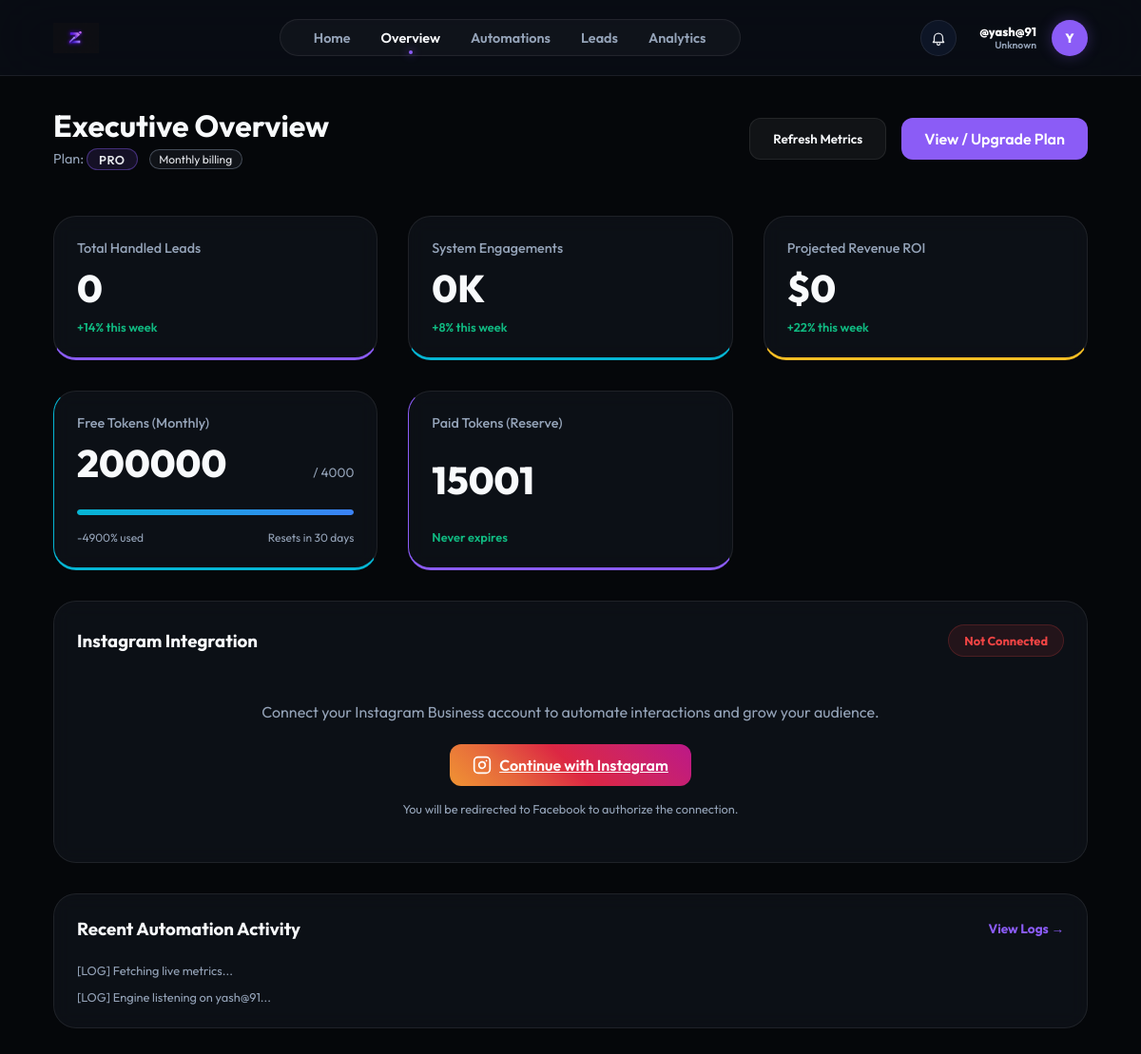
The page /dashboard (signed in) on the database its author committed.
### models.py (models this page shows)
class User(db.Model):
    id = db.Column(db.Integer, primary_key=True)
    username = db.Column(db.String(80), unique=True, nullable=False)
    email = db.Column(db.String(120), unique=True)
    password_hash = db.Column(db.String(256))
    full_name = db.Column(db.String(100))
    fb_user_id = db.Column(db.String(120), unique=True)
    ig_user_id = db.Column(db.String(120), unique=True)
    fb_access_token = db.Column(db.Text)
    ig_access_token = db.Column(db.Text)
    token_expires_at = db.Column(db.DateTime)
    ig_username = db.Column(db.String(100))  # Store Instagram username separately
    ig_password_encrypted = db.Column(db.Text)  # Encrypted password
    ig_session_data = db.Column(db.Text)  # Store session data for direct API
    plan = db.Column(db.String(50), default="Free")
    used_founding_coupon = db.Column(db.Boolean, default=False)
    niche = db.Column(db.String(50))
    bio = db.Column(db.Text)
    avatar = db.Column(db.String(10))
    followers = db.Column(db.Integer, default=0)
    following = db.Column(db.Integer, default=0)
    free_tokens = db.Column(db.Integer, default=4000)
    paid_tokens = db.Column(db.Integer, default=0)
    tokens_reset_at = db.Column(db.DateTime, default=datetime.utcnow)
    is_admin = db.Column(db.Boolean, default=False)
    funnels = db.relationship('Funnel', backref='owner', lazy=True)
    leads = db.relationship('Lead', backref='owner', lazy=True)

### app.py (the view)
@app.route('/dashboard')
def dashboard():
    ctx = get_dashboard_context()
    if not ctx: return redirect(url_for('login_ui'))
    return render_template('dashboard.html', **ctx)

### templates/dashboard.html (shortened to what this page needs)
{% extends "base.html" %}
{% block content %}
<header class="top-bar">
    <div>
        <h1>Executive Overview</h1>
        <div
            style="margin-top: 0.25rem; font-size: 0.9rem; color: var(--text-secondary); display:flex; gap:0.75rem; align-items:center;">
            <span>
                Plan:
                <span
                    style="display: inline-block; padding: 0.15rem 0.75rem; border-radius: 999px; background: rgba(139,92,246,0.12); border: 1px solid rgba(139,92,246,0.4); color: #e5e7eb; font-weight: 600; font-size: 0.8rem; text-transform: uppercase; letter-spacing: 0.04em;">
                    {{ user.plan or 'Free' }}
                </span>
            </span>
            {% if 'Yearly' in (user.plan or '') %}
            <span
                style="display:inline-flex; align-items:center; gap:0.25rem; padding:0.1rem 0.6rem; border-radius:999px; background:rgba(34,197,94,0.08); border:1px solid rgba(34,197,94,0.4); font-size:0.75rem; color:#bbf7d0;">
                <span
                    style="width:6px; height:6px; border-radius:999px; background:#22c55e; box-shadow:0 0 10px rgba(34,197,94,0.8);"></span>
                Yearly billing
            </span>
            {% else %}
            <span
                style="display:inline-flex; align-items:center; gap:0.25rem; padding:0.1rem 0.6rem; border-radius:999px; background:rgba(148,163,184,0.08); border:1px solid rgba(148,163,184,0.4); font-size:0.75rem; color:#e5e7eb;">
                Monthly billing
            </span>
            {% endif %}
        </div>
    </div>
    <div class="actions">
        <button class="btn btn-secondary" onclick="location.reload()">Refresh Metrics</button>
        <a href="{{ url_for('home') }}" class="btn btn-primary" style="text-decoration:none;">
            View / Upgrade Plan
        </a>
    </div>
</header>
<section class="dashboard-grid">
    <div class="card stat-card glow-purple">
        <p class="stat-label">Total Handled Leads</p>
        <h2 class="stat-value">{{ stats.total_leads }}</h2>
        <span class="stat-trend positive">+14% this week</span>
    </div>
    <div class="card stat-card glow-cyan">
        <p class="stat-label">System Engagements</p>
        <h2 class="stat-value">{{ stats.engagements }}</h2>
        <span class="stat-trend positive">+8% this week</span>
    </div>
    <div class="card stat-card glow-gold">
        <p class="stat-label">Projected Revenue ROI</p>
        <h2 class="stat-value">{{ stats.revenue_roi }}</h2>
        <span class="stat-trend positive">+22% this week</span>
    </div>
    <div class="card stat-card glow-cyan" style="border-left-color: #06b6d4;">
        <p class="stat-label">Free Tokens (Monthly)</p>
        <div style="display: flex; justify-content: space-between; align-items: baseline;">
            <h2 class="stat-value" id="free-tokens-count">{{ user.free_tokens }}</h2>
            <span style="font-size: 0.85rem; color: var(--text-secondary);">/ 4000</span>
        </div>
        <div
            style="width: 100%; height: 6px; background: rgba(255,255,255,0.05); border-radius: 10px; margin: 1rem 0; overflow: hidden;">
            {% set used_percentage = ((4000 - user.free_tokens) / 4000 * 100)|round|int %}
            <div id="free-tokens-bar"
                style="width: {{ used_percentage }}%; height: 100%; background: linear-gradient(90deg, #06b6d4, #3b82f6); border-radius: 10px; transition: width 0.5s ease;">
            </div>
        </div>
        <div style="display: flex; justify-content: space-between; font-size: 0.75rem; color: var(--text-secondary);">
            <span id="used-percentage-text">{{ used_percentage }}% used</span>
            <span>Resets in 30 days</span>
        </div>
    </div>
    <div class="card stat-card glow-purple" style="border-left-color: #8b5cf6;">
        <p class="stat-label">Paid Tokens (Reserve)</p>
        <h2 class="stat-value" id="paid-tokens-count">{{ user.paid_tokens }}</h2>
        <span class="stat-trend positive">Never expires</span>
    </div>
    <div class="card full-width">
        <div class="card-header">
            <h3>Instagram Integration</h3>
            {% if user.instagram_connected %}
            <div class="status-pill active"
                style="background: rgba(16, 185, 129, 0.1); color: #10b981; border: 1px solid rgba(16, 185, 129, 0.2); padding: 0.5rem 1rem; border-radius: 20px; font-size: 0.8rem; font-weight: 700;">
                Connected
            </div>
            {% else %}
            <div class="status-pill inactive"
                style="background: rgba(239, 68, 68, 0.1); color: #ef4444; border: 1px solid rgba(239, 68, 68, 0.2); padding: 0.5rem 1rem; border-radius: 20px; font-size: 0.8rem; font-weight: 700;">
                Not Connected
            </div>
            {% endif %}
        </div>
        <div style="padding: 1.5rem; text-align: center;">
            {% if user.instagram_connected %}
            <p style="margin-bottom: 1rem; color: var(--text-secondary);">Your Instagram account is connected and ready!
            </p>
            <button class="btn btn-secondary" onclick="fetchInstagramProfile()" style="margin-right: 1rem;">Refresh
                Profile</button>
            <button class="btn btn-secondary" onclick="fetchInstagramMedia()" style="margin-right: 1rem;">Fetch
                Media</button>
            {% else %}
            <p style="margin-bottom: 1.5rem; color: var(--text-secondary);">Connect your Instagram Business account to
                automate interactions and grow your audience.</p>
            <div style="text-align: center;">
                <a href="{{ url_for('auth_instagram') }}" class="btn btn-primary"
                    style="display: inline-flex; align-items: center; gap: 0.5rem; background: linear-gradient(45deg, #f09433 0%, #e6683c 25%, #dc2743 50%, #cc2366 75%, #bc1888 100%); border: none; padding: 0.75rem 1.5rem; font-size: 1rem;">
                    Continue with Instagram
                </a>
                <p style="margin-top: 1rem; font-size: 0.8rem; color: var(--text-secondary);">
                    You will be redirected to Facebook to authorize the connection.
                </p>
            </div>
            {% endif %}
        </div>
    </div>
    <div class="card activity-card full-width">
        <div class="card-header">
            <h3>Recent Automation Activity</h3>
            <a href="/automations"
                style="color: var(--accent-purple); font-size: 0.85rem; font-weight: 700; text-decoration: none;">View
                Logs →</a>
        </div>
        <div id="mini-log"
            style="display: flex; flex-direction: column; gap: 0.75rem; font-family: 'Fira Code', monospace; font-size: 0.8rem;">
            <span style="color: var(--text-secondary);">[LOG] Fetching live metrics...</span>
            <span style="color: var(--text-secondary);">[LOG] Engine listening on {{ user.username }}...</span>
        </div>
    </div>
</section>
{% endblock %}

### templates/base.html (shortened to what this page needs)
<!DOCTYPE html>
<html lang="en">
<head>
    <link rel="stylesheet" href="{{ url_for('static', filename='css/style.css') }}">
</head>
<body>
    <nav class="top-nav">
        <a href="/dashboard" class="nav-brand">
            <img src="{{ url_for('static', filename='img/logo.png') }}" alt="ZenFlow"
                style="height: 32px; width: auto;">
        </a>
        <div class="nav-links">
            <a href="/" class="nav-link {% if request.path == '/' %}active{% endif %}">Home</a>
            <a href="/dashboard" class="nav-link {% if request.path == '/dashboard' %}active{% endif %}">Overview</a>
            <a href="/automations"
                class="nav-link {% if request.path == '/automations' %}active{% endif %}">Automations</a>
            <a href="/leads" class="nav-link {% if request.path == '/leads' %}active{% endif %}">Leads</a>
            <a href="/analytics" class="nav-link {% if request.path == '/analytics' %}active{% endif %}">Analytics</a>
        </div>
        <div class="nav-user" style="position: relative;">
            <button id="notif-bell" aria-label="Notifications"
                style="width:38px; height:38px; border-radius:999px; border:1px solid var(--glass-border); background:rgba(15,23,42,0.9); display:flex; align-items:center; justify-content:center; cursor:pointer; padding:0; margin-right: 0.5rem;">
            </button>
            <div class="nav-user" style="position: relative; cursor: pointer;" onclick="toggleProfileDropdown(event)">
                <div style="text-align: right;">
                    <p style="font-size: 0.8rem; font-weight: 800; margin: 0; color: white;">@{{ user.username }}</p>
                    <p style="font-size: 0.65rem; color: {{ user.niche_color }}; margin: 0; font-weight: 600;">{{
                        user.niche
                        }}</p>
                </div>
                <div class="nav-avatar">{{ user.avatar or user.username[0]|upper }}</div>
            </div>
    </nav>
    <div class="app-container">
        <main class="main-content">
            {% block content %}{% endblock %}
        </main>
    </div>
</body>
</html>

### static/css/style.css (style rules this page uses)
:root { --bg-dark: #05070a; --card-bg: rgba(16, 20, 28, 0.7); --accent-purple: #8b5cf6; --accent-cyan: #06b6d4; --accent-gold: #fbbf24; --text-primary: #f8fafc; --text-secondary: #94a3b8; --sidebar-width: 260px; --glass-border: rgba(255, 255, 255, 0.08); }
* { margin: 0; padding: 0; box-sizing: border-box; font-family: 'Outfit', sans-serif; }
body { background-color: var(--bg-dark); color: var(--text-primary); overflow-x: hidden; }
.app-container { display: flex; min-height: 100vh; }
.main-content { flex-grow: 1; margin-left: var(--sidebar-width); padding: 2.5rem 3.5rem; }
.top-bar { display: flex; justify-content: space-between; align-items: center; margin-bottom: 3rem; }
.top-bar h1 { font-size: 2rem; font-weight: 700; }
.actions { display: flex; gap: 1rem; }
.btn { padding: 0.75rem 1.5rem; border-radius: 12px; border: none; font-weight: 600; cursor: pointer; transition: all 0.3s ease; }
.btn-primary { background: linear-gradient(135deg, var(--accent-purple), var(--accent-purple-dark)); background-color: var(--accent-purple); color: white; }
.btn-secondary { background: rgba(255, 255, 255, 0.05); color: var(--text-primary); border: 1px solid var(--glass-border); }
.dashboard-grid { display: grid; grid-template-columns: repeat(3, 1fr); gap: 2rem; }
.card { background: var(--card-bg); border: 1px solid var(--glass-border); border-radius: 24px; padding: 1.5rem; backdrop-filter: blur(10px); transition: transform 0.3s ease, border-color 0.3s ease; }
.stat-card { display: flex; flex-direction: column; justify-content: space-between; position: relative; overflow: hidden; }
.stat-label { color: var(--text-secondary); font-size: 0.9rem; font-weight: 500; }
.stat-value { font-size: 2.5rem; font-weight: 800; margin: 0.5rem 0; }
.stat-trend { font-size: 0.8rem; font-weight: 600; }
.positive { color: #10b981; }
.glow-purple { border-bottom: 3px solid var(--accent-purple); }
.glow-cyan { border-bottom: 3px solid var(--accent-cyan); }
.glow-gold { border-bottom: 3px solid var(--accent-gold); }
.full-width { grid-column: span 3; }
.card-header { display: flex; justify-content: space-between; align-items: center; margin-bottom: 1.5rem; }

### templates/base.html (style rules this page uses)
.app-container { flex-direction: column; }
.main-content { margin-left: 0; padding: 2rem 3.5rem; width: 100%; max-width: 1400px; margin: 0 auto; }
.top-nav { display: flex; justify-content: space-between; align-items: center; padding: 1.25rem 3.5rem; background: rgba(10, 14, 22, 0.85); backdrop-filter: blur(30px); border-bottom: 1px solid var(--glass-border); position: sticky; top: 0; z-index: 1000; }
.nav-brand { display: flex; align-items: center; gap: 1rem; text-decoration: none; color: white; font-weight: 800; font-size: 1.4rem; }
.nav-links { display: flex; gap: 2rem; background: rgba(255, 255, 255, 0.03); padding: 0.6rem 2.2rem; border-radius: 40px; border: 1px solid var(--glass-border); box-shadow: inset 0 0 10px rgba(255, 255, 255, 0.02); }
.nav-link { text-decoration: none; color: var(--text-secondary); font-weight: 600; font-size: 0.9rem; transition: all 0.3s cubic-bezier(0.4, 0, 0.2, 1); position: relative; }
.nav-link.active { color: var(--text-primary); }
.nav-link.active::after { content: ''; position: absolute; bottom: -8px; left: 50%; transform: translateX(-50%); width: 4px; height: 4px; background: var(--accent-purple); border-radius: 50%; box-shadow: 0 0 10px var(--accent-purple); }
.nav-user { display: flex; align-items: center; gap: 1rem; }
.nav-avatar { width: 38px; height: 38px; background: var(--accent-purple); border-radius: 50%; display: flex; align-items: center; justify-content: center; font-weight: 800; font-size: 0.85rem; color: white; box-shadow: 0 0 15px rgba(139, 92, 246, 0.3); }

### rows shown on the page
User: username "yash@91", niche "Unknown", plan "PRO", free_tokens "200000", paid_tokens "15001"

### other values the page prints
{{ user.avatar or user.username[0]|upper }} "Y"
{{ stats.total_leads }} "0"
{{ stats.engagements }} "0K"
{{ stats.revenue_roi }} "$0"
{{ used_percentage }} "-4900"
